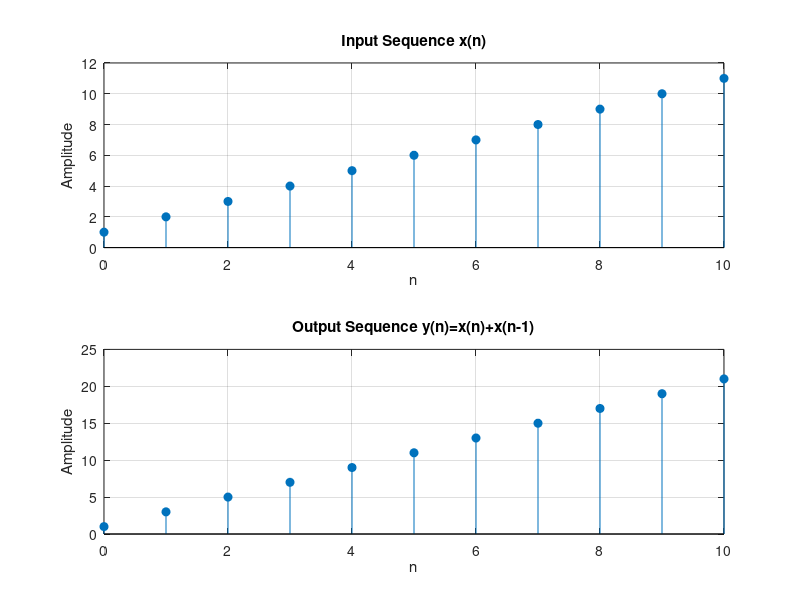

Reproduce this figure in MATLAB.
% Discrete-Time System
clc;
clear;
close all;
% Input sequence
n = 0:10;

x = [1 2 3 4 5 6 7 8 9 10 11];
% Discrete-Time System
y = filter([1 1],1,x);
% Display output
disp('Output Sequence:');
disp(y);
% Plotting
figure;
subplot(2,1,1);
stem(n,x,'filled');
grid on;
title('Input Sequence x(n)');
xlabel('n');
ylabel('Amplitude');
subplot(2,1,2);
stem(n,y,'filled');
grid on;
title('Output Sequence y(n)=x(n)+x(n-1)');
xlabel('n');
ylabel('Amplitude');
